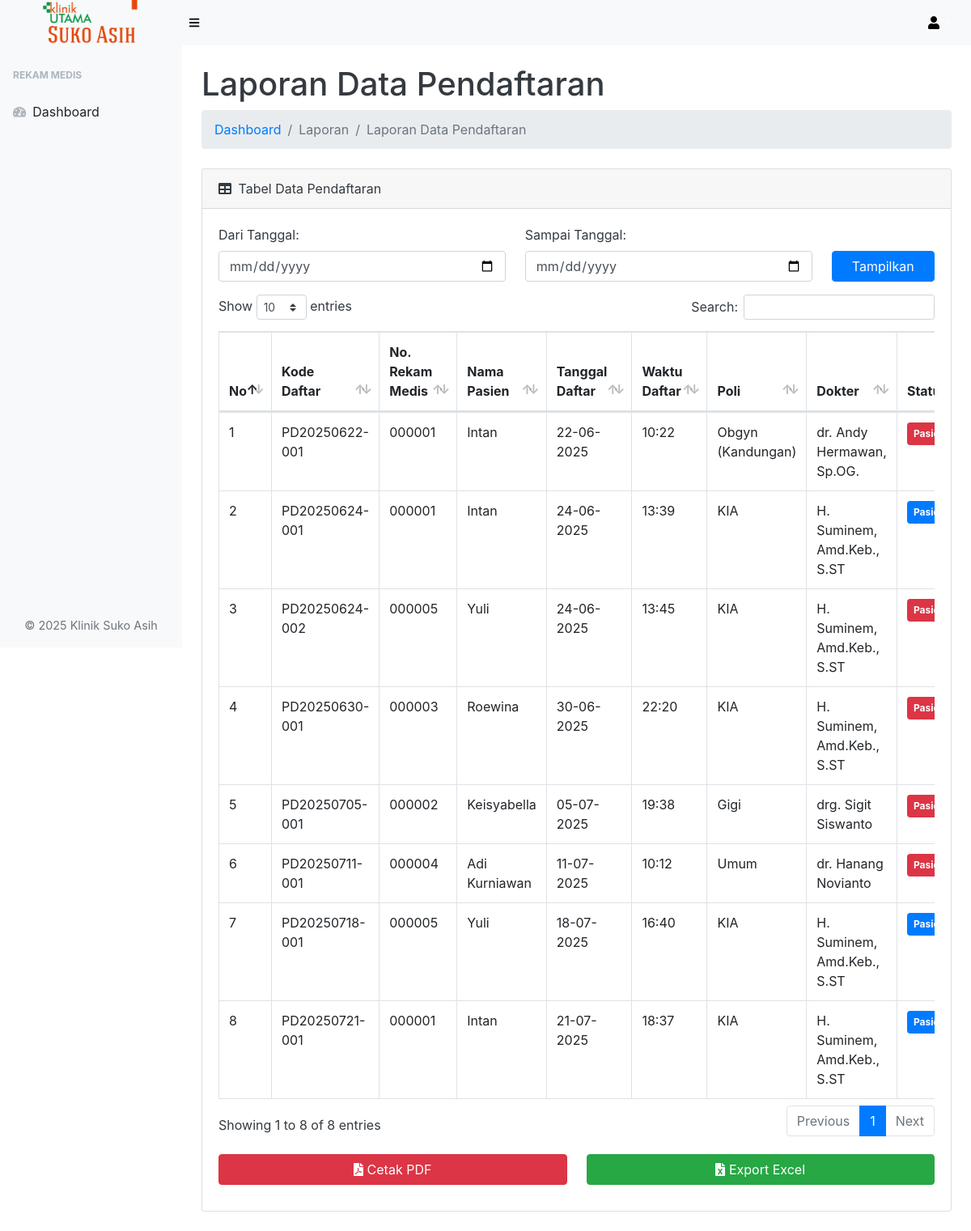
Screenshot of /laporan/laporan-pendaftaran/laporan-pendaftaran.php (signed in) with the database file from the repository.
### tables this page shows
CREATE TABLE `tb_pendaftaran` (
  `id_pendaftaran` varchar(15) NOT NULL,
  `no_rm` int(6) NOT NULL,
  `tgl_pendaftaran` datetime NOT NULL,
  `id_dokter` int(3) NOT NULL,
  `id_poli` int(3) NOT NULL,
  `status` enum('0','1') NOT NULL,
  `jenis_kia` enum('Umum','Obgyn','Imunisasi','KB') DEFAULT NULL
);

CREATE TABLE `tb_pasien` (
  `no_rm` int(6) NOT NULL,
  `nik` bigint(16) NOT NULL,
  `nm_pasien` varchar(60) NOT NULL,
  `jenis_kelamin` enum('Laki-Laki','Perempuan') NOT NULL,
  `tgl_lahir` date NOT NULL,
  `alamat` text NOT NULL,
  `telp_psn` varchar(15) NOT NULL,
  `alergi_obat` text NOT NULL,
  `riwayat_penyakit` text NOT NULL,
  `nm_pj` varchar(60) NOT NULL,
  `telp_pj` varchar(15) NOT NULL
);

CREATE TABLE `tb_poli` (
  `id_poli` int(3) NOT NULL,
  `nm_poli` varchar(25) NOT NULL
);

CREATE TABLE `tb_dokter` (
  `id_dokter` int(3) NOT NULL,
  `nm_dokter` varchar(60) NOT NULL,
  `id_poli` int(3) NOT NULL,
  `telp_dokter` varchar(15) NOT NULL
);

### laporan/laporan-pendaftaran/laporan-pendaftaran.php (the view, shortened to what this page needs)
<?php
include '../../koneksi.php';
?>
<!DOCTYPE html>
<html lang="en">
<head>
    <link href="../../assets/css/styles.css" rel="stylesheet" />
    <link href="../../assets/css/dataTables.bootstrap4.min.css" rel="stylesheet" />
</head>
<body class="sb-nav-fixed">
    <nav class="sb-topnav navbar navbar-expand navbar-dark bg-light">
        <a class="navbar-brand text-center" href="../../index.php">
            <img src="../../login/img/logodashboard.png" alt="Logo Klinik Suko Asih" style="height: 60px;">
        </a>
        <button class="btn btn-link btn-sm order-1 order-lg-0" id="sidebarToggle" href="#"><i class="fas fa-bars" style="color: black;"></i></button>
        <ul class="navbar-nav ml-auto ml-md-0">
            <li class="nav-item dropdown">
                <a class="nav-link dropdown-toggle" id="userDropdown" href="#" role="button" data-toggle="dropdown" aria-haspopup="true" aria-expanded="false"><i class="fas fa-user fa-fw" style="color: black;"></i></a>
            </li>
        </ul>
    </nav>
    <div id="layoutSidenav">
        <div id="layoutSidenav_nav">
            <nav class="sb-sidenav accordion sb-sidenav-light" id="sidenavAccordion">
                <div class="sb-sidenav-menu">
                    <div class="nav">
                        <div class="sb-sidenav-menu-heading">Rekam Medis</div>
                        <a class="nav-link" href="../../index.php">
                            <div class="sb-nav-link-icon"><i class="fas fa-tachometer-alt"></i></div>
                            Dashboard
                        </a>
                    </div>
                </div>
                <p class="text-center mt-3 text-muted" style="font-size: 0.9rem;">&copy; 2025 Klinik Suko Asih</p>
            </nav>
        </div>
        <div id="layoutSidenav_content" class="bg-white text-dark">
            <main>
                <div class="container-fluid">
                    <h1 class="mt-4">Laporan Data Pendaftaran</h1>
                    <ol class="breadcrumb mb-4">
                        <li class="breadcrumb-item"><a href="../../index.php" class="text-decoration-none">Dashboard</a></li>
                        <li class="breadcrumb-item active">Laporan</li>
                        <li class="breadcrumb-item active">Laporan Data Pendaftaran</li>
                    </ol>
                    <div class="card mb-4">
                        <div class="card-header d-flex justify-content-between align-items-center">
                            <div>
                            <i class="fas fa-table mr-1"></i> Tabel Data Pendaftaran
                            </div>
                    </div>
                        <div class="card-body">
                            <div class="table-responsive">
                                <form method="GET" class="mb-3">
                                    <div class="row">
                                        <div class="col-md-5">
                                            <label>Dari Tanggal:</label>
                                            <input type="date" name="dari" class="form-control" value="<?php echo isset($_GET['dari']) ? $_GET['dari'] : '' ?>">
                                        </div>
                                        <div class="col-md-5">
                                            <label>Sampai Tanggal:</label>
                                            <input type="date" name="sampai" class="form-control" value="<?php echo isset($_GET['sampai']) ? $_GET['sampai'] : '' ?>">
                                        </div>
                                        <div class="col-md-2 d-flex align-items-end">
                                            <button type="submit" class="btn btn-primary w-100">Tampilkan</button>
                                        </div>
                                    </div>
                                </form>
                                <table class="table table-bordered" id="dataTable" width="100%" cellspacing="0">
                                    <thead>
                                        <tr>
                                            <th>No</th>
                                            <th>Kode Daftar</th>
                                            <th>No. Rekam Medis</th>
                                            <th>Nama Pasien</th>
                                            <th>Tanggal Daftar</th>
                                            <th>Waktu Daftar</th>
                                            <th>Poli</th>
                                            <th>Dokter</th>
                                            <th>Status</th>
                                        </tr>
                                    </thead>
                                    <tbody>
                                        <?php $nomor = 1; ?>
                                        <?php
                                        $query = "
                                            SELECT
                                                p.id_pendaftaran,
                                                p.no_rm,
                                                p.id_dokter,
                                                p.id_poli,
                                                p.status AS status_kunjungan,
                                                ps.nm_pasien,
                                                ps.nm_pj,
                                                d.nm_dokter,
                                                l.nm_poli,
                                                p.tgl_pendaftaran
                                            FROM tb_pendaftaran p
                                            JOIN tb_pasien ps ON p.no_rm = ps.no_rm
                                            JOIN tb_dokter d ON p.id_dokter = d.id_dokter
                                            JOIN tb_poli l ON p.id_poli = l.id_poli
                                        ";
                                        $query .= " ORDER BY p.id_pendaftaran ASC";
                                        $ambil = mysqli_query($koneksi, $query);
                                        ?>
                                        <?php while ($pecah = $ambil->fetch_assoc()) { ?>
                                            <tr>
                                                <td><?php echo $nomor++; ?></td>
                                                <td><?php echo $pecah['id_pendaftaran']; ?></td>
                                                <td><?php echo str_pad($pecah['no_rm'], 6, '0', STR_PAD_LEFT); ?></td>
                                                <td><?php echo $pecah['nm_pasien']; ?></td>
                                                <td><?php echo date('d-m-Y', strtotime($pecah['tgl_pendaftaran'])); ?></td>
                                                <td><?php echo date('H:i', strtotime($pecah['tgl_pendaftaran'])); ?></td>
                                                <td><?php echo $pecah['nm_poli']; ?></td>
                                                <td><?php echo $pecah['nm_dokter']; ?></td>
                                                <td>
                                                    <?php
                                                    $status = $pecah['status_kunjungan'];
                                                    if ($status == 0) {
                                                        echo '<span class="badge badge-danger p-2">Pasien Baru</span>';
                                                    } elseif ($status == 1) {
                                                        echo '<span class="badge badge-primary p-2">Pasien Lama</span>';
                                                    } else {
                                                        echo '<span class="badge badge-secondary p-2">Status Tidak Diketahui</span>';
                                                    }
                                                    ?>
                                                </td>
                                            </tr>
                                        <?php } ?>
                                    </tbody>
                                </table>
                            </div>
                        </div>
                        <div class="row mb-3 mx-2">
                            <div class="col-md-6 pe-1 mb-3">
                                <a href="cetak-laporan-pendaftaran.php?dari=<?= $_GET['dari'] ?? '' ?>&sampai=<?= $_GET['sampai'] ?? '' ?>" target="_blank" class="btn btn-danger w-100">
                                    <i class="fas fa-file-pdf"></i> Cetak PDF
                                </a>
                            </div>
                            <div class="col-md-6 ps-1">
                                <a href="laporan-pendaftaran-export.php?dari=<?= $_GET['dari'] ?? '' ?>&sampai=<?= $_GET['sampai'] ?? '' ?>" class="btn btn-success w-100">
                                    <i class="fas fa-file-excel"></i> Export Excel
                                </a>
                            </div>
                        </div>
                        </div>
                    </div>
                </div>
        </div>
</body>
</html>

### rows the page displays
tb_pendaftaran: id_pendaftaran "PD20250622-001", no_rm "000001", tb_pasien.nm_pasien "Intan", tgl_pendaftaran "22-06-2025", tgl_pendaftaran "10:22", id_poli.nm_poli "Obgyn (Kandungan)", id_dokter.nm_dokter "dr. Andy Hermawan, Sp.OG.", status "Pasien Baru"
tb_pendaftaran: id_pendaftaran "PD20250624-001", no_rm "000001", tb_pasien.nm_pasien "Intan", tgl_pendaftaran "24-06-2025", tgl_pendaftaran "13:39", id_poli.nm_poli "KIA", id_dokter.nm_dokter "H. Suminem, Amd.Keb., S.ST", status "Pasien Lama"
tb_pendaftaran: id_pendaftaran "PD20250624-002", no_rm "000005", tb_pasien.nm_pasien "Yuli", tgl_pendaftaran "24-06-2025", tgl_pendaftaran "13:45", id_poli.nm_poli "KIA", id_dokter.nm_dokter "H. Suminem, Amd.Keb., S.ST", status "Pasien Baru"
tb_pendaftaran: id_pendaftaran "PD20250630-001", no_rm "000003", tb_pasien.nm_pasien "Roewina", tgl_pendaftaran "30-06-2025", tgl_pendaftaran "22:20", id_poli.nm_poli "KIA", id_dokter.nm_dokter "H. Suminem, Amd.Keb., S.ST", status "Pasien Baru"
tb_pendaftaran: id_pendaftaran "PD20250705-001", no_rm "000002", tb_pasien.nm_pasien "Keisyabella", tgl_pendaftaran "05-07-2025", tgl_pendaftaran "19:38", id_poli.nm_poli "Gigi", id_dokter.nm_dokter "drg. Sigit Siswanto", status "Pasien Baru"
tb_pendaftaran: id_pendaftaran "PD20250711-001", no_rm "000004", tb_pasien.nm_pasien "Adi Kurniawan", tgl_pendaftaran "11-07-2025", tgl_pendaftaran "10:12", id_poli.nm_poli "Umum", id_dokter.nm_dokter "dr. Hanang Novianto", status "Pasien Baru"
tb_pendaftaran: id_pendaftaran "PD20250718-001", no_rm "000005", tb_pasien.nm_pasien "Yuli", tgl_pendaftaran "18-07-2025", tgl_pendaftaran "16:40", id_poli.nm_poli "KIA", id_dokter.nm_dokter "H. Suminem, Amd.Keb., S.ST", status "Pasien Lama"
tb_pendaftaran: id_pendaftaran "PD20250721-001", no_rm "000001", tb_pasien.nm_pasien "Intan", tgl_pendaftaran "21-07-2025", tgl_pendaftaran "18:37", id_poli.nm_poli "KIA", id_dokter.nm_dokter "H. Suminem, Amd.Keb., S.ST", status "Pasien Lama"
